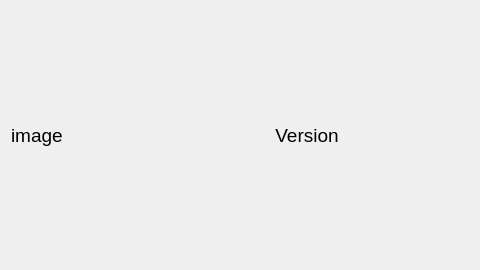
<?xml version="1.0" encoding="UTF-8"?>
<ui version="4.0">
 <class>Dialog</class>
 <widget class="QDialog" name="Dialog">
  <property name="geometry">
   <rect>
    <x>0</x>
    <y>0</y>
    <width>480</width>
    <height>270</height>
   </rect>
  </property>
  <property name="minimumSize">
   <size>
    <width>320</width>
    <height>240</height>
   </size>
  </property>
  <property name="maximumSize">
   <size>
    <width>16777215</width>
    <height>16777215</height>
   </size>
  </property>
  <property name="font">
   <font>
    <pointsize>14</pointsize>
   </font>
  </property>
  <property name="windowTitle">
   <string>关于</string>
  </property>
  <layout class="QHBoxLayout" name="horizontalLayout">
   <item>
    <widget class="QLabel" name="image_label">
     <property name="minimumSize">
      <size>
       <width>128</width>
       <height>128</height>
      </size>
     </property>
     <property name="maximumSize">
      <size>
       <width>128</width>
       <height>128</height>
      </size>
     </property>
     <property name="text">
      <string>image</string>
     </property>
    </widget>
   </item>
   <item>
    <widget class="QLabel" name="version_label">
     <property name="enabled">
      <bool>true</bool>
     </property>
     <property name="text">
      <string>Version</string>
     </property>
     <property name="textFormat">
      <enum>Qt::AutoText</enum>
     </property>
     <property name="alignment">
      <set>Qt::AlignCenter</set>
     </property>
    </widget>
   </item>
  </layout>
 </widget>
 <resources/>
 <connections/>
</ui>
